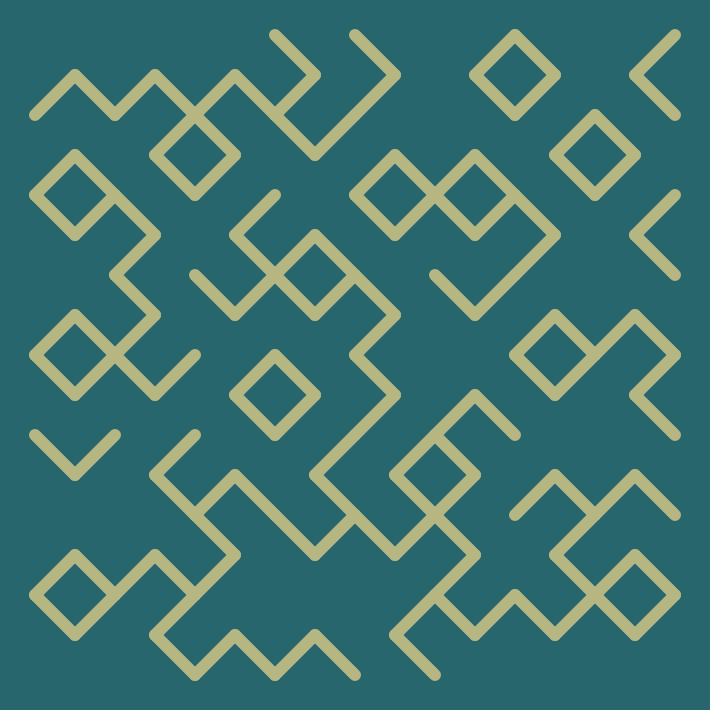
Frame 1 (no input)
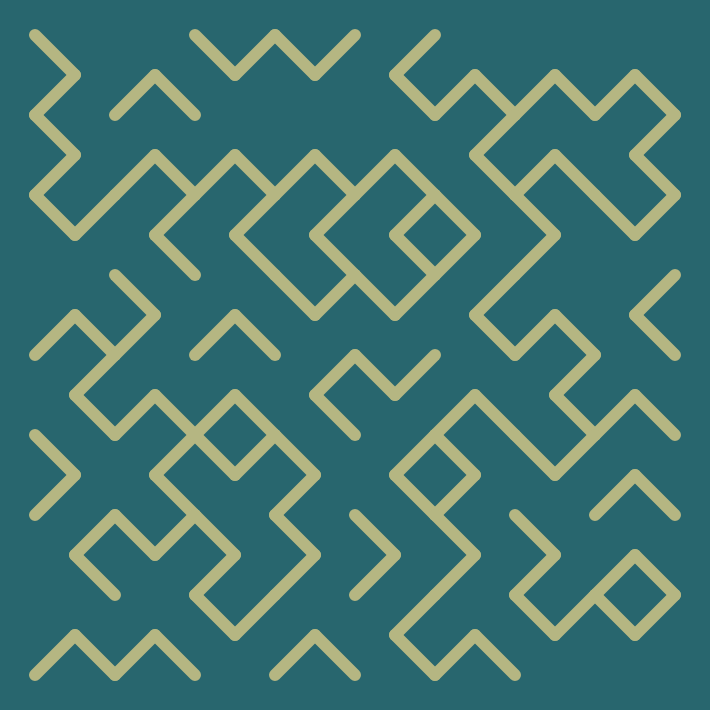
Frame 2 (the mouse pressed at the canvas centre, redrawn once)

The p5.js sketch that drew these frames (run headless with seeded random() and noise() and a simulated clock; the mouse was pressed at the canvas centre and the sketch redrawn once):

// p5.js sketch
// ── sketch.js
// Padding around the canvas.
var padding = 35

// Number of squares per row/column
var row = 8

// Size of grid cells (cellSize x cellSize).
var cellSize = 80
var gridSize = (cellSize * row) + (padding * 2)

// Probability of drawing an inner rectangle.
var chance = 0.6

// Gap between squares
var gap = 10

// Extent the square can shift from center
var shiftLimit = 1

var shades = ['#FEDC97', '#B5B682', '#28666E', '#7C9885', '#bfb9ba', '#0059b2', '#197fe5']

function setup() {
  createCanvas(gridSize, gridSize)
  rectMode(CORNER)
  angleMode(DEGREES)
  strokeWeight(12)
  noLoop()
  frameRate(2)
}

function draw() {
  background(shades[2])
  for (var y = padding; y < height - 2 * padding; y += cellSize) {
    for (var x = padding; x < width - 2 * padding; x += cellSize) {
      drawCell(x + cellSize/2, y + cellSize/2)
    }
  }
}

function drawCell(x, y) {
  push()
  translate(x, y)
  fill('white')
  noStroke()
  rectMode(CENTER)
  //rect(0, 0, cellSize, cellSize)
  stroke(shades[1])
  
  // Left one
  if (random() > 0.5) {
    line(0, 0, cellSize/2, cellSize/2)
  } else {
    line(0, 0, -cellSize/2, -cellSize/2)
  }
  
  // Right one
  if (random() > 0.5) {
    line(0, 0, cellSize/2, -cellSize/2)
  } else {
    line(0, 0, -cellSize/2, cellSize/2)
  }
  
  pop()
}
